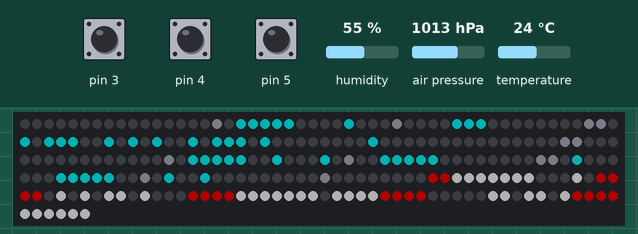
The program below on a simulated Arduino Pro Mini, built with avr-gcc and run on an emulated ATmega328P. Shown: 256 RGB LEDs in strip order, left to right, continuing on the next row. The test bench sets the inputs (shaded band); at power-on: pin 4 HIGH, pin 3 HIGH, pin 5 HIGH, humidity 55 %, air pressure 1013 hPa, temperature 24 °C. Dim RGB values are drawn brighter than linear; the local clock reads 2024-03-15 10:24:30 at power-on unless the program sets it.

Above: at 3.7 s.
3.8 s: pin 4 pulled LOW for 1 s
At 10.8 s:
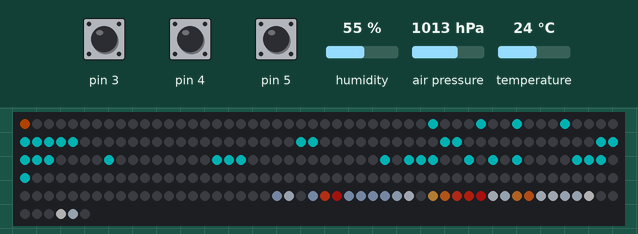
11.3 s: pin 3 pulled LOW for 0.15 s
12.0 s: pin 5 pulled LOW for 0.15 s
12.7 s: pin 4 pulled LOW for 0.15 s
13.4 s: pin 3 pulled LOW for 0.15 s
At 13.86 s:
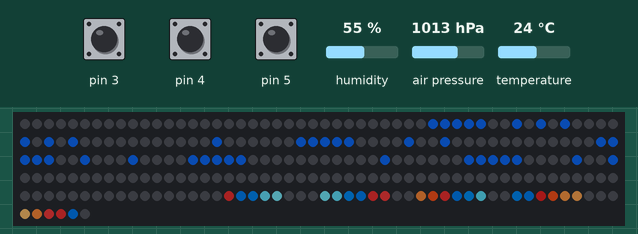
14.1 s: pin 3 pulled LOW for 1 s
At 15.76 s:
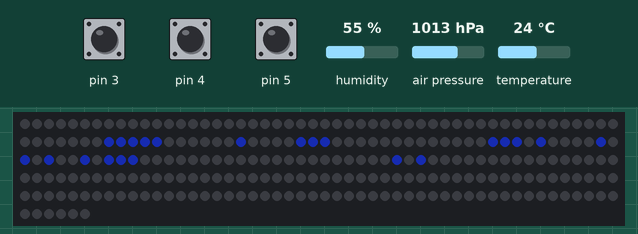
At 23.6 s:
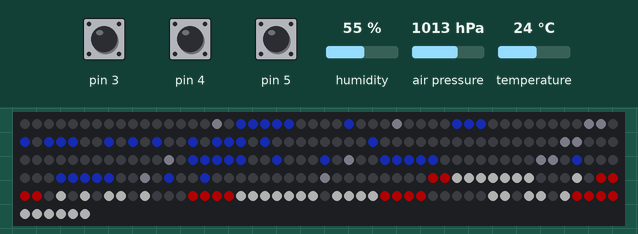

Measured:
- after the input at 3.8 s, the LEDs: first differ from a run without the input after 0.88 s (image 1 shows a later state)
- after the input at 13.4 s, the LEDs: first differ from a run without the input after 0.37 s (image 2)
- after the input at 14.1 s, the LEDs: first change after 0.87 s (image 3 shows a later state)

The program:

main.cpp
```cpp
/**
 * @file    main.cpp
 * @brief   8x32 WS2812B LED Clock - Main entry point
 *
 * @details Main application loop for the LED clock. Coordinates:
 *          - Time display (fetched from DS3231 RTC)
 *          - Date display mode
 *          - Temperature, humidity and pressure display (from BME280)
 *          - Button handling for configuration
 *          - Display animations/transitions
 *
 * @hardware
 *   MCU  : Arduino Pro Mini (ATmega328P, 5 V @ 16 MHz)
 *   LEDs : 8x32 WS2812B matrix  → Pin D6
 *   RTC  : DS3231 (I2C)         → SDA=A4, SCL=A5
 *   Sens : BME280 (I2C)         → SDA=A4, SCL=A5  (addr 0x76)
 *   BTN1 : Mode   button        → Pin D3  (INT1, active LOW, pull-up)
 *   BTN2 : Up/Inc button        → Pin D4  (active LOW, pull-up)
 *   BTN3 : Down/Dec button      → Pin D5  (active LOW, pull-up)
 *
 * @note    BME280 provides all three environmental readings over I2C.
 *
 * @author  Your Name
 * @date    2026-07-21
 * @version 0.1.0
 */

#include <Arduino.h>

#include "config.h"
#include "display/display_manager.h"
#include "sensors/rtc_manager.h"
#include "sensors/bme_manager.h"
#include "input/button_manager.h"
#include "app/clock_app.h"

// ---------------------------------------------------------------------------
// Forward declarations
// ---------------------------------------------------------------------------
void initHardware();

// ---------------------------------------------------------------------------
// setup()
// ---------------------------------------------------------------------------
void setup()
{
#ifdef ENABLE_DEBUG_SERIAL
    Serial.begin(115200);
    Serial.println(F("=== 8x32 LED Clock v" VERSION_STRING " ==="));
    Serial.println(F("Initialising..."));
#endif

    initHardware();

    // Initialise sub-systems
    ButtonManager::init();
    RtcManager::init();
    BmeManager::init();
    DisplayManager::init();

    // Boot animation
    DisplayManager::playBootAnimation();

    ClockApp::init();

#ifdef ENABLE_DEBUG_SERIAL
    Serial.println(F("Ready."));
#endif
}

// ---------------------------------------------------------------------------
// loop()
// ---------------------------------------------------------------------------
void loop()
{
    // Poll hardware
    ButtonManager::update();

    // Run main application state machine
    ClockApp::update();

    // Render current frame to the LED matrix
    DisplayManager::render();
}

// ---------------------------------------------------------------------------
// initHardware()
// ---------------------------------------------------------------------------
void initHardware()
{
    // Button pins – internal pull-ups, active LOW
    pinMode(BTN_MODE_PIN,  INPUT_PULLUP);
    pinMode(BTN_UP_PIN,    INPUT_PULLUP);
    pinMode(BTN_DOWN_PIN,  INPUT_PULLUP);

#ifdef ENABLE_DEBUG_SERIAL
    Serial.println(F("[HW] GPIO configured."));
#endif
}
```

clock_app.h
```cpp
/**
 * @file    clock_app.h
 * @brief   Main application state machine for the LED clock.
 *
 * @details ClockApp orchestrates all sub-systems:
 *          - Cycles through DisplayMode states
 *          - Handles button events (mode switch, config edits)
 *          - Drives periodic sensor & RTC reads
 *          - Formats and sends data to DisplayManager
 */

#pragma once

#include "../config.h"

// ---------------------------------------------------------------------------
// ClockApp (static class)
// ---------------------------------------------------------------------------
class ClockApp
{
public:
    // -----------------------------------------------------------------------
    // Lifecycle
    // -----------------------------------------------------------------------

    /** Initialise state machine and timers. */
    static void init();

    /**
     * @brief  Main update function – call every loop tick.
     *         Reads inputs, updates sensor/RTC caches, renders display.
     */
    static void update();

    // -----------------------------------------------------------------------
    // State accessors
    // -----------------------------------------------------------------------

    /** Return the current display mode. */
    static DisplayMode currentMode();

    /** Force a mode transition (used in tests or external triggers). */
    static void setMode(DisplayMode mode);

private:
    // Current display mode
    static DisplayMode _mode;

    // Timestamps for periodic tasks
    static uint32_t _lastRtcUpdate;
    static uint32_t _lastSensorUpdate;
    static uint32_t _lastAutoScroll;
    static uint32_t _carouselDelay;

    // Temporary configuration storage (used in SET_* modes)
    static uint8_t  _cfgHour;
    static uint8_t  _cfgMinute;
    static uint8_t  _cfgDay;
    static uint8_t  _cfgMonth;
    static uint16_t _cfgYear;
    static bool     _cfg12Hour;
    static uint8_t  _cfgBrightness;
    static bool     _use12Hour;
    static uint32_t _lastSetupActivity;

    // -----------------------------------------------------------------------
    // Private helpers
    // -----------------------------------------------------------------------

    /** Handle button events and update mode / config values. */
    static void handleButtons();

    /** Render the current mode to the display. */
    static void render();

    // Render helpers for each mode
    static void renderClock();
    static void renderDate();
    static void renderTemperature();
    static void renderHumidity();
    static void renderPressure();
    static void renderConfig();

    // Config mode helpers
    static void enterConfig();
    static void applyConfig();
    static bool isSetupMode();
    static void cycleCarousel();
    static void advanceCarousel();
    static uint8_t daysInMonth(uint8_t month, uint16_t year);
    static void clampConfigDay();

    ClockApp() = delete;
};
```

display_manager.h
```cpp
/**
 * @file    display_manager.h
 * @brief   Display Manager – controls the 8x32 WS2812B LED matrix.
 *
 * @details Wraps FastLED and provides:
 *          - Pixel-level set/clear helpers
 *          - Compact 3x5 bitmap rendering for digits and separators
 *          - Scrolling text support
 *          - Boot animation
 *          - Frame buffering and brightness control
 */

#pragma once

#include <stdint.h>
#include <FastLED.h>
#include "../config.h"

// ---------------------------------------------------------------------------
// Scroll direction
// ---------------------------------------------------------------------------
enum class ScrollDir : uint8_t { LEFT, RIGHT };

/** Environmental icon stored as native 24-bit RGB888 artwork. */
enum class EnvironmentalIcon : uint8_t { TEMPERATURE, HUMIDITY, PRESSURE };

// ---------------------------------------------------------------------------
// DisplayManager (static class / namespace-style)
// ---------------------------------------------------------------------------
class DisplayManager
{
public:
    // -----------------------------------------------------------------------
    // Lifecycle
    // -----------------------------------------------------------------------

    /** Initialise FastLED and clear the display. */
    static void init();

    /** Push the current frame buffer to the LEDs. */
    static void render();

    // -----------------------------------------------------------------------
    // Brightness
    // -----------------------------------------------------------------------

    /** Set global brightness (0–255, clamped to MIN/MAX_BRIGHTNESS). */
    static void setBrightness(uint8_t brightness);

    /** Get current brightness. */
    static uint8_t getBrightness();

    /** Set/get the user-facing brightness level (1..10). */
    static void setBrightnessLevel(uint8_t level);
    static uint8_t getBrightnessLevel();

    /** Advance to the next of 16 font colours with a smooth transition. */
    static void cycleFontColor();

    /** Return the current interpolated font colour. */
    static CRGB fontColor();

    /** Step brightness up by one level (wraps). */
    static void brightnessUp();

    /** Step brightness down by one level (wraps). */
    static void brightnessDown();

    // -----------------------------------------------------------------------
    // Low-level pixel operations
    // -----------------------------------------------------------------------

    /**
     * @brief  Set a single pixel to a colour.
     * @param  x      Column  (0 = left)
     * @param  y      Row     (0 = top)
     * @param  color  FastLED CRGB colour
     */
    static void setPixel(int16_t x, int16_t y, CRGB color);

    /**
     * @brief  Get the LED index for a given (x, y) position.
     *
     * @details Handles the serpentine layout common in WS2812B matrices:
     *          Even columns go top-to-bottom, odd columns go bottom-to-top
     *          (or vice-versa depending on wiring). Adjust xyToIndex() in
     *          the .cpp if your matrix has a different layout.
     */
    static int16_t xyToIndex(int16_t x, int16_t y);

    /** Clear the entire frame buffer (all pixels black). */
    static void clear();

    /** Fill the entire frame buffer with one colour. */
    static void fill(CRGB color);

    // -----------------------------------------------------------------------
    // Font / text rendering
    // -----------------------------------------------------------------------

    /**
     * @brief  Draw a single ASCII character at (x, y).
     * @param  x      Top-left column
     * @param  y      Top-left row
     * @param  c      Digit or ':' / ';' separator
     * @param  color  Foreground colour
     * @return Width of the character in pixels (including 1px spacing)
     */
    static int8_t drawChar(int16_t x, int16_t y, char c, CRGB color);

    /**
     * @brief  Draw a string starting at (x, y).
     * @return Total pixel width of the string
     */
    static int16_t drawString(int16_t x, int16_t y, const char* str, CRGB color);

    /**
     * @brief Draw an environmental icon in columns 0..7 and rows 0..7.
     *
     * RGB888 values map directly to FastLED's 8-bit RGB channels.
     */
    static void drawEnvironmentalIcon(EnvironmentalIcon icon);

    /**
     * @brief  Scroll a string across the display once (blocking).
     * @param  str    Null-terminated string
     * @param  color  Text colour
     * @param  delay_ms  Milliseconds per frame step
     */
    static void scrollText(const char* str, CRGB color, uint16_t delay_ms = 40);

    // -----------------------------------------------------------------------
    // Custom Calendar & Clock UI (matching reference photo)
    // -----------------------------------------------------------------------

    /** Draw the 9x8 calendar page with red banner and day number on cols 0..8. */
    static void drawCalendarPage(uint8_t day);

    /** Draw the full clock screen matching reference photo (Calendar + Time + Day of Week bar). */
    static void drawClockScreen(uint8_t day, uint8_t dayOfWeek, uint8_t hour, uint8_t minute, bool colonVisible);

    // -----------------------------------------------------------------------
    // Animations
    // -----------------------------------------------------------------------

    /** Boot animation – plays once at startup. */
    static void playBootAnimation();

    /** Brief flash/transition between display modes. */
    static void playTransition();

    /** Save the outgoing screen before a pull-down transition begins. */
    static void capturePullDownFrame();

    /**
     * Composite one pull-down step over the newly rendered incoming screen.
     * Progress ranges from 1 to MATRIX_HEIGHT.
     */
    static void composePullDownFrame(uint8_t progress);

private:
    // Internal frame buffer
    static CRGB _leds[NUM_LEDS];

    // Current brightness level index
    static uint8_t _brightness;

    static const uint8_t BRIGHTNESS_STEPS[];
    static const uint8_t NUM_BRIGHTNESS_STEPS;

    static uint8_t _paletteIndex;
    static CRGB _colorFrom;
    static uint32_t _colorTransitionStart;
    static uint8_t _pullDownFrame[NUM_LEDS];

    DisplayManager() = delete; // Static class – do not instantiate
};
```

font3x5.h
```cpp
/**
 * @file    font3x5.h
 * @brief   Compact 3x5 numeric bitmap font for the LED matrix.
 *
 * @details Each glyph contains five rows. The three least-significant bits
 *          describe the pixels from left to right. Digits, separators, and
 *          the environmental-unit symbols "o", "C", and "%" are supported.
 */

#pragma once

#include <stdint.h>
#include <avr/pgmspace.h>

#define FONT_WIDTH   3
#define FONT_HEIGHT  5
#define FONT_ADVANCE 4

namespace Font3x5
{
    static const uint8_t PROGMEM GLYPHS[15][FONT_HEIGHT] = {
        { 0b111, 0b101, 0b101, 0b101, 0b111 }, // 0
        { 0b010, 0b110, 0b010, 0b010, 0b111 }, // 1
        { 0b111, 0b001, 0b111, 0b100, 0b111 }, // 2
        { 0b111, 0b001, 0b111, 0b001, 0b111 }, // 3
        { 0b101, 0b101, 0b111, 0b001, 0b001 }, // 4
        { 0b111, 0b100, 0b111, 0b001, 0b111 }, // 5
        { 0b111, 0b100, 0b111, 0b101, 0b111 }, // 6
        { 0b111, 0b001, 0b010, 0b010, 0b010 }, // 7
        { 0b111, 0b101, 0b111, 0b101, 0b111 }, // 8
        { 0b111, 0b101, 0b111, 0b001, 0b111 }, // 9
        { 0b000, 0b010, 0b000, 0b010, 0b000 }, // :
        { 0b001, 0b001, 0b010, 0b100, 0b100 }, // /
        { 0b110, 0b110, 0b000, 0b000, 0b000 }, // o (2x2 degree symbol)
        { 0b111, 0b100, 0b100, 0b100, 0b111 }, // C
        { 0b101, 0b001, 0b010, 0b100, 0b101 }  // %
    };

    inline const uint8_t* getGlyph(char c)
    {
        if (c >= '0' && c <= '9')
            return GLYPHS[c - '0'];
        if (c == ':' || c == ';')
            return GLYPHS[10];
        if (c == '/')
            return GLYPHS[11];
        if (c == 'o')
            return GLYPHS[12];
        if (c == 'C')
            return GLYPHS[13];
        if (c == '%')
            return GLYPHS[14];
        return nullptr;
    }
}
```

button_manager.cpp
```cpp
/**
 * @file    button_manager.cpp
 * @brief   ButtonManager implementation – debounce, short/long press, auto-repeat.
 */

#include "button_manager.h"
#include "../config.h"
#include <Arduino.h>

// ---------------------------------------------------------------------------
// Static member definitions
// ---------------------------------------------------------------------------
ButtonManager::BtnState ButtonManager::_state[ButtonManager::NUM_BTNS];
constexpr uint8_t ButtonManager::PIN[ButtonManager::NUM_BTNS];

// ---------------------------------------------------------------------------
// Lifecycle
// ---------------------------------------------------------------------------
void ButtonManager::init()
{
    for (uint8_t i = 0; i < NUM_BTNS; i++)
    {
        pinMode(PIN[i], INPUT_PULLUP);
        // Inputs idle HIGH. "debounced" stores the pressed state, so it must
        // start false; starting true creates a phantom button release shortly
        // after boot and immediately advances away from the clock screen.
        _state[i] = { true, false, 0, 0, false, 0, ButtonEvent::NONE };
    }

#ifdef ENABLE_DEBUG_SERIAL
    Serial.println(F("[BTN] Button manager initialised."));
#endif
}

// ---------------------------------------------------------------------------
// update() – call every loop tick
// ---------------------------------------------------------------------------
void ButtonManager::update()
{
    uint32_t now = millis();

    for (uint8_t i = 0; i < NUM_BTNS; i++)
    {
        BtnState& s = _state[i];
        bool raw = digitalRead(PIN[i]); // HIGH = released (pull-up + active LOW)

        // ---- Debounce ----
        if (raw != s.lastRaw)
        {
            s.lastRaw      = raw;
            s.lastChangeMs = now;
        }

        if ((now - s.lastChangeMs) < BTN_DEBOUNCE_MS)
            continue; // Within debounce window – skip

        bool pressed = !raw; // Active LOW → pressed == LOW == false raw

        // ---- Transition: released → pressed ----
        if (pressed && !s.debounced)
        {
            s.debounced    = true;
            s.pressStartMs = now;
            s.longFired    = false;
            s.lastRepeatMs = now;
        }

        // ---- Transition: pressed → released ----
        if (!pressed && s.debounced)
        {
            s.debounced = false;
            if (!s.longFired)
            {
                // Short press – only fire if not already consumed by long-press
                if (s.pendingEvent == ButtonEvent::NONE)
                    s.pendingEvent = ButtonEvent::SHORT_PRESS;
            }
        }

        // ---- While held: long press + auto-repeat ----
        if (pressed && s.debounced)
        {
            uint32_t held = now - s.pressStartMs;

            // Long press threshold
            if (!s.longFired && held >= BTN_LONG_PRESS_MS)
            {
                s.longFired    = true;
                s.lastRepeatMs = now;
                if (s.pendingEvent == ButtonEvent::NONE)
                    s.pendingEvent = ButtonEvent::LONG_PRESS;
            }

            // Auto-repeat after long press
            if (s.longFired && (now - s.lastRepeatMs) >= BTN_REPEAT_INTERVAL_MS)
            {
                s.lastRepeatMs = now;
                if (s.pendingEvent == ButtonEvent::NONE)
                    s.pendingEvent = ButtonEvent::REPEAT;
            }
        }
    }
}

// ---------------------------------------------------------------------------
// Event polling
// ---------------------------------------------------------------------------
ButtonEvent ButtonManager::getEvent(Button btn)
{
    uint8_t idx = static_cast<uint8_t>(btn);
    if (idx >= NUM_BTNS) return ButtonEvent::NONE;

    ButtonEvent ev = _state[idx].pendingEvent;
    _state[idx].pendingEvent = ButtonEvent::NONE;
    return ev;
}

bool ButtonManager::isHeld(Button btn)
{
    uint8_t idx = static_cast<uint8_t>(btn);
    if (idx >= NUM_BTNS) return false;
    return _state[idx].debounced;
}
```

Source omitted: clock_app.cpp (16834 bytes), display_manager.cpp (17921 bytes), button_manager.h (3332 bytes), bme_manager.cpp (2743 bytes), bme_manager.h (674 bytes), rtc_manager.cpp (5107 bytes), rtc_manager.h (3045 bytes), config.h (6116 bytes)
